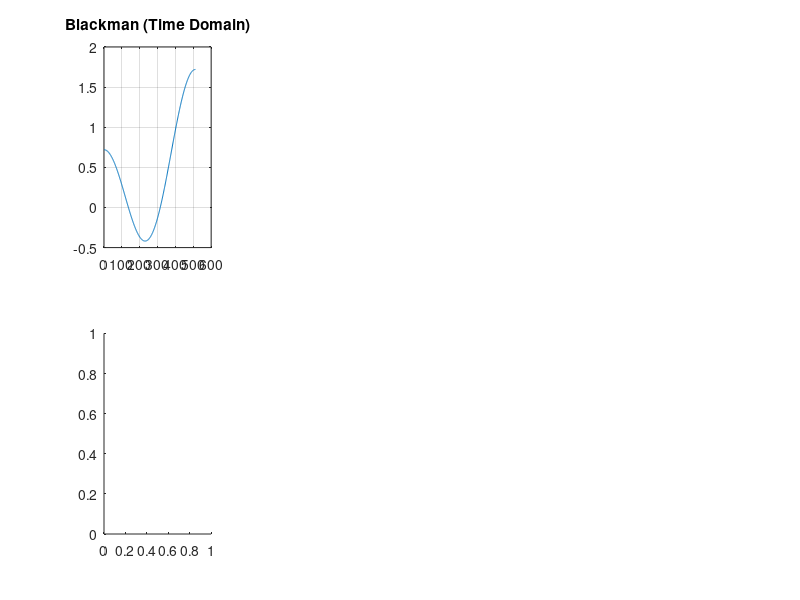

The MATLAB source for this figure: (Note: this script raises an error after producing the figure.)
%WAP to determine time domain and freq domain response of the fixed windows(Hamming Hanning Blackman Rectangle) taking N 25 & 1024. 
clc
clear all
close all



N=1024;
x=0:512;
xb =0:0.0625:32;
black = 0.42-0.5*cos(2*pi*x/(N-1))+0.8*cos(4*pi*x/(N-1));
subplot(2,4,1)
plot(x,black);
title('Blackman (Time Domain)');
grid on;
subplot(2,4,5)
plot(xb,mag2db(fft(black)));
title('Blackman (Frequency Domain)');
grid on;

xn=0:1024;

hann = 0.5*(1-cos(2*pi*xn/N));
subplot(2,4,2)
plot(xn,hann);
title('hanning (Time Domain)');
grid on;
subplot(2,4,6)
plot(xn,mag2db(fft(hann)));
title('Hanning (Frequency Domain)');
grid on;

hamm = 0.54 - 0.46*cos(2*pi*xn/N);
subplot(2,4,3)
plot(xn,hamm);
title('Hamming (Time Domain)');
grid on;
subplot(2,4,7)
plot(xn,mag2db(fft(hamm)));
title('Hamming (Frequency Domain)');
grid on;

x=-512:512;
a = 1*(x>=-512);
b= 1*(x<=512);
rect = a.*b;

subplot(2,4,4)
plot(x,rect);
title('Reactangle (Time Domain)');
grid on;
subplot(2,4,8)
plot(x,mag2db(fft(rect)));
title('Rectangle (Frequency Domain)');
grid on;






